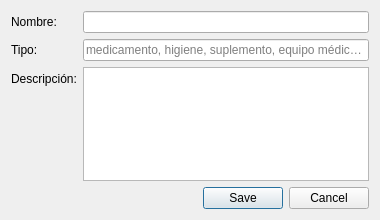
<?xml version="1.0" encoding="UTF-8"?>
<ui version="4.0">
 <class>CategoriaDialog</class>
 <widget class="QDialog" name="CategoriaDialog">
  <property name="geometry">
   <rect><x>0</x><y>0</y><width>380</width><height>220</height></rect>
  </property>
  <property name="windowTitle"><string>Categoría</string></property>
  <layout class="QVBoxLayout" name="verticalLayout">
   <item>
    <layout class="QFormLayout" name="formLayout">
     <item row="0" column="0">
      <widget class="QLabel" name="labelNombre"><property name="text"><string>Nombre:</string></property></widget>
     </item>
     <item row="0" column="1">
      <widget class="QLineEdit" name="lineNombre"/>
     </item>
     <item row="1" column="0">
      <widget class="QLabel" name="labelTipo"><property name="text"><string>Tipo:</string></property></widget>
     </item>
     <item row="1" column="1">
      <widget class="QLineEdit" name="lineTipo">
       <property name="placeholderText"><string>medicamento, higiene, suplemento, equipo médico...</string></property>
      </widget>
     </item>
     <item row="2" column="0">
      <widget class="QLabel" name="labelDescripcion"><property name="text"><string>Descripción:</string></property></widget>
     </item>
     <item row="2" column="1">
      <widget class="QTextEdit" name="textDescripcion">
       <property name="maximumHeight"><number>70</number></property>
      </widget>
     </item>
    </layout>
   </item>
   <item>
    <widget class="QDialogButtonBox" name="buttonBox">
     <property name="orientation"><enum>Qt::Horizontal</enum></property>
     <property name="standardButtons"><set>QDialogButtonBox::Cancel|QDialogButtonBox::Save</set></property>
    </widget>
   </item>
  </layout>
 </widget>
 <resources/>
 <connections>
  <connection>
   <sender>buttonBox</sender>
   <signal>rejected()</signal>
   <receiver>CategoriaDialog</receiver>
   <slot>reject()</slot>
  </connection>
 </connections>
</ui>
